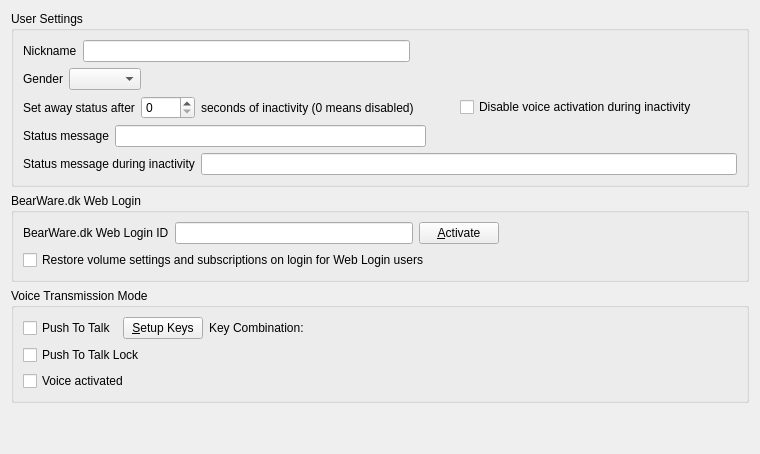
     <widget class="QWidget" name="generalTab">
      <attribute name="title">
       <string>General</string>
      </attribute>
      <layout class="QVBoxLayout" name="verticalLayout_2">
       <item>
        <widget class="QGroupBox" name="groupBox">
         <property name="title">
          <string>User Settings</string>
         </property>
         <layout class="QVBoxLayout" name="verticalLayout_3">
          <item>
           <layout class="QHBoxLayout" name="horizontalLayout">
            <item>
             <widget class="QLabel" name="label">
              <property name="text">
               <string>Nickname</string>
              </property>
              <property name="buddy">
               <cstring>nicknameEdit</cstring>
              </property>
             </widget>
            </item>
            <item>
             <widget class="QLineEdit" name="nicknameEdit"/>
            </item>
            <item>
             <spacer name="horizontalSpacer">
              <property name="orientation">
               <enum>Qt::Orientation::Horizontal</enum>
              </property>
              <property name="sizeHint" stdset="0">
               <size>
                <width>40</width>
                <height>20</height>
               </size>
              </property>
             </spacer>
            </item>
           </layout>
          </item>
          <item>
           <layout class="QHBoxLayout" name="horizontalLayout_7" stretch="0,0,0">
            <property name="leftMargin">
             <number>0</number>
            </property>
            <item>
             <widget class="QLabel" name="label_gender">
              <property name="text">
               <string>Gender</string>
              </property>
              <property name="buddy">
               <cstring>genderBox</cstring>
              </property>
             </widget>
            </item>
            <item>
             <widget class="QComboBox" name="genderBox"/>
            </item>
            <item>
             <spacer name="horizontalSpacer_13">
              <property name="orientation">
               <enum>Qt::Orientation::Horizontal</enum>
              </property>
              <property name="sizeHint" stdset="0">
               <size>
                <width>40</width>
                <height>20</height>
               </size>
              </property>
             </spacer>
            </item>
           </layout>
          </item>
          <item>
           <layout class="QHBoxLayout" name="horizontalLayout_2">
            <item>
             <widget class="QLabel" name="label_2">
              <property name="text">
               <string>Set away status after</string>
              </property>
              <property name="buddy">
               <cstring>awaySpinBox</cstring>
              </property>
             </widget>
            </item>
            <item>
             <widget class="QSpinBox" name="awaySpinBox">
              <property name="maximum">
               <number>3600</number>
              </property>
             </widget>
            </item>
            <item>
             <widget class="QLabel" name="label_3">
              <property name="text">
               <string>seconds of inactivity (0 means disabled)</string>
              </property>
             </widget>
            </item>
            <item>
             <spacer name="horizontalSpacer_27">
              <property name="orientation">
               <enum>Qt::Orientation::Horizontal</enum>
              </property>
              <property name="sizeHint" stdset="0">
               <size>
                <width>40</width>
                <height>20</height>
               </size>
              </property>
             </spacer>
            </item>
            <item>
             <widget class="QCheckBox" name="disableVoiceActCheckBox">
              <property name="text">
               <string>Disable voice activation during inactivity</string>
              </property>
             </widget>
            </item>
            <item>
             <spacer name="horizontalSpacer_2">
              <property name="orientation">
               <enum>Qt::Orientation::Horizontal</enum>
              </property>
              <property name="sizeHint" stdset="0">
               <size>
                <width>40</width>
                <height>20</height>
               </size>
              </property>
             </spacer>
            </item>
           </layout>
          </item>
          <item>
           <layout class="QHBoxLayout" name="horizontalLayout_11">
            <item>
             <widget class="QLabel" name="label_statusmsg">
              <property name="text">
               <string>Status message</string>
              </property>
              <property name="buddy">
               <cstring>statusmsgEdit</cstring>
              </property>
             </widget>
            </item>
            <item>
             <widget class="QLineEdit" name="statusmsgEdit"/>
            </item>
            <item>
             <spacer name="horizontalSpacer_30">
              <property name="orientation">
               <enum>Qt::Orientation::Horizontal</enum>
              </property>
              <property name="sizeHint" stdset="0">
               <size>
                <width>40</width>
                <height>20</height>
               </size>
              </property>
             </spacer>
            </item>
           </layout>
          </item>
          <item>
           <layout class="QHBoxLayout" name="horizontalLayout_28">
            <item>
             <widget class="QLabel" name="label_away_statusmsg">
              <property name="text">
               <string>Status message during inactivity</string>
              </property>
              <property name="buddy">
               <cstring>awayMsgEdit</cstring>
              </property>
             </widget>
            </item>
            <item>
             <widget class="QLineEdit" name="awayMsgEdit"/>
            </item>
           </layout>
          </item>
         </layout>
        </widget>
       </item>
       <item>
        <widget class="QGroupBox" name="groupBox_10">
         <property name="title">
          <string>BearWare.dk Web Login</string>
         </property>
         <layout class="QVBoxLayout" name="verticalLayout_12">
          <item>
           <layout class="QHBoxLayout" name="horizontalLayout_24">
            <item>
             <widget class="QLabel" name="label_35">
              <property name="text">
               <string>BearWare.dk Web Login ID</string>
              </property>
              <property name="buddy">
               <cstring>bearwareidEdit</cstring>
              </property>
             </widget>
            </item>
            <item>
             <widget class="QLineEdit" name="bearwareidEdit">
              <property name="readOnly">
               <bool>true</bool>
              </property>
             </widget>
            </item>
            <item>
             <widget class="QPushButton" name="setupBearWareLoginButton">
              <property name="text">
               <string>&amp;Activate</string>
              </property>
             </widget>
            </item>
            <item>
             <spacer name="horizontalSpacer_24">
              <property name="orientation">
               <enum>Qt::Orientation::Horizontal</enum>
              </property>
              <property name="sizeHint" stdset="0">
               <size>
                <width>40</width>
                <height>20</height>
               </size>
              </property>
             </spacer>
            </item>
           </layout>
          </item>
          <item>
           <widget class="QCheckBox" name="syncWebUserCheckBox">
            <property name="text">
             <string>Restore volume settings and subscriptions on login for Web Login users</string>
            </property>
           </widget>
          </item>
         </layout>
        </widget>
       </item>
       <item>
        <widget class="QGroupBox" name="groupBox_2">
         <property name="title">
          <string>Voice Transmission Mode</string>
         </property>
         <layout class="QVBoxLayout" name="verticalLayout_24">
          <item>
           <layout class="QHBoxLayout" name="horizontalLayout_32">
            <item>
             <widget class="QCheckBox" name="pttChkBox">
              <property name="text">
               <string>Push To Talk</string>
              </property>
             </widget>
            </item>
            <item>
             <widget class="QPushButton" name="setupkeysButton">
              <property name="text">
               <string>&amp;Setup Keys</string>
              </property>
             </widget>
            </item>
            <item>
             <widget class="QLabel" name="keycompLabel">
              <property name="focusPolicy">
               <enum>Qt::FocusPolicy::StrongFocus</enum>
              </property>
              <property name="text">
               <string>Key Combination:</string>
              </property>
             </widget>
            </item>
            <item>
             <spacer name="horizontalSpacer_20">
              <property name="orientation">
               <enum>Qt::Orientation::Horizontal</enum>
              </property>
              <property name="sizeHint" stdset="0">
               <size>
                <width>40</width>
                <height>20</height>
               </size>
              </property>
             </spacer>
            </item>
           </layout>
          </item>
          <item>
           <widget class="QCheckBox" name="pttlockChkBox">
            <property name="toolTip">
             <string>Press to transmit.  Press to stop transmit</string>
            </property>
            <property name="text">
             <string>Push To Talk Lock</string>
            </property>
           </widget>
          </item>
          <item>
           <widget class="QCheckBox" name="voiceactChkBox">
            <property name="text">
             <string>Voice activated</string>
            </property>
           </widget>
          </item>
         </layout>
        </widget>
       </item>
       <item>
        <spacer name="verticalSpacer">
         <property name="orientation">
          <enum>Qt::Orientation::Vertical</enum>
         </property>
         <property name="sizeHint" stdset="0">
          <size>
           <width>20</width>
           <height>40</height>
          </size>
         </property>
        </spacer>
       </item>
      </layout>
     </widget>
